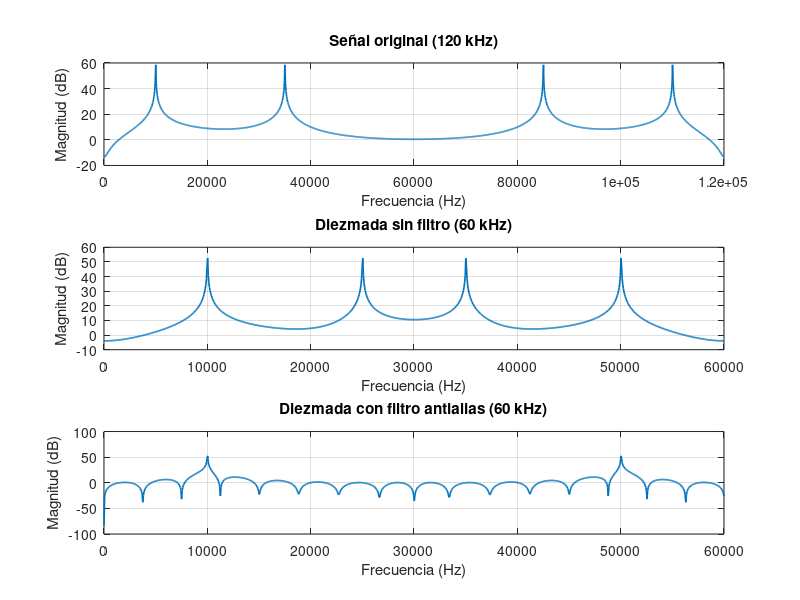

Write the MATLAB code that produced this figure.
%% Parámetros
fs = 120e3;          % Frecuencia de muestreo original
Ts = 1/fs;
N = 2048;            % Cantidad de muestras
t = (0:N-1)*Ts;

%% Señal de prueba: dos senoidales
f1 = 10e3;   % Dentro de la nueva banda de Nyquist
f2 = 35e3;   % Causará aliasing al diezmar
x = cos(2*pi*f1*t) + cos(2*pi*f2*t);

%% FFT helper function
plotFFT = @(sig, Fs, ttl) ...
    plot(linspace(0, Fs, length(sig)), 20*log10(abs(fft(sig))), 'LineWidth',1.2); 

%% Diezmado (M = 2)
M = 2;
y_no_filtro = x(1:M:end);   % Descartar muestras directamente
fs_new = fs/M;              % Nueva frecuencia de muestreo

%% Con filtro antialias
% Pasa bajos con corte en fs_new/2 = 30 kHz
fc = fs_new/2 / (fs/2);    % Normalizado
h = fir1(64, fc, 'low');   % Filtro FIR
x_filtrado = filter(h, 1, x);
y_filtrado = x_filtrado(1:M:end);

%% Graficar FFTs
figure;
subplot(3,1,1);
plotFFT(x, fs, 'Señal original (fs=120 kHz)');
title('Señal original (120 kHz)');
xlabel('Frecuencia (Hz)'); ylabel('Magnitud (dB)'); grid on;

subplot(3,1,2);
plotFFT(y_no_filtro, fs_new, 'Diezmada sin filtro');
title('Diezmada sin filtro (60 kHz)');
xlabel('Frecuencia (Hz)'); ylabel('Magnitud (dB)'); grid on;

subplot(3,1,3);
plotFFT(y_filtrado, fs_new, 'Diezmada con filtro');
title('Diezmada con filtro antialias (60 kHz)');
xlabel('Frecuencia (Hz)'); ylabel('Magnitud (dB)'); grid on;
